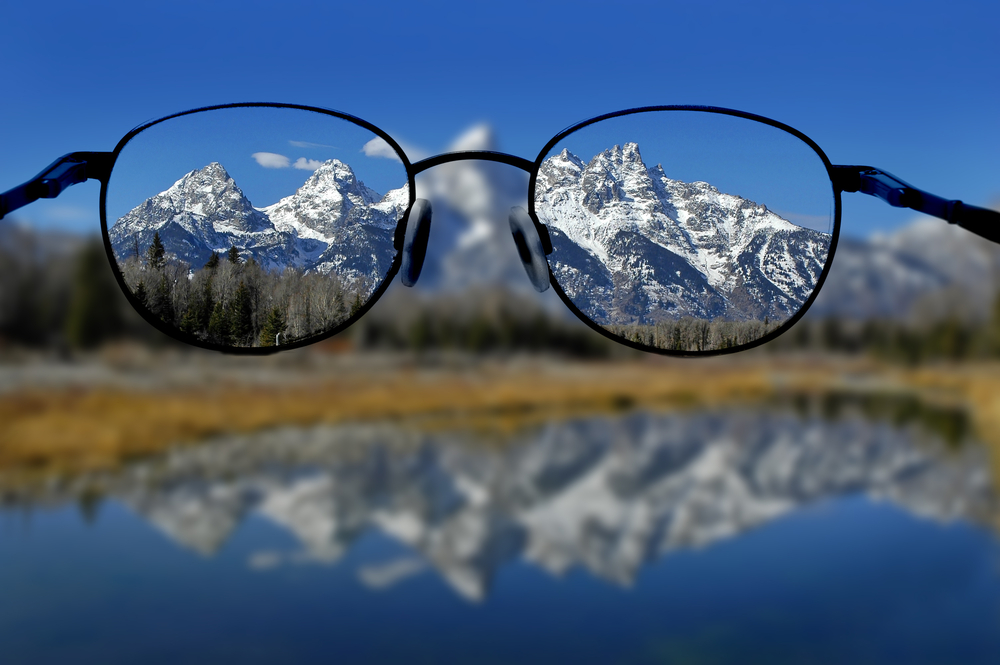
#> input picture Machine Learning/Lab2.1/input.jpg, 1000 x 665 px, given in place of silniy_kot.jpg, which was not available
$ python Main.py
#> lines starting #> are read from the running program, lines starting #| are printed output that depends on the picture; pictures that were not available may be replaced by others from this repository, and a replacement may not be noted
#> further down, img is the input picture: shape (665, 1000, 3); mean B, G, R 119.7, 92, 70.3
### Machine Learning/Lab1/ImageProcess.py
import cv2
import numpy as np
from scipy import ndimage


class ImageProcess:
    def __init__(self, cv_image):
        self.img = cv_image

    def save(self, path="result.jpg"):
        cv2.imwrite(path, self.img)

    def rotate(self, degrees=45):
        # always center
        self.img = ndimage.rotate(self.img, degrees)
        return self

    def translate(self, x=0, y=0):
#> called with x = 10, y = 30
        rows, cols = self.img.shape[:2]
#> rows = 665; cols = 1000

        M = np.float32([[1, 0, x], [0, 1, -y]])
        self.img = cv2.warpAffine(self.img, M, (cols, rows))
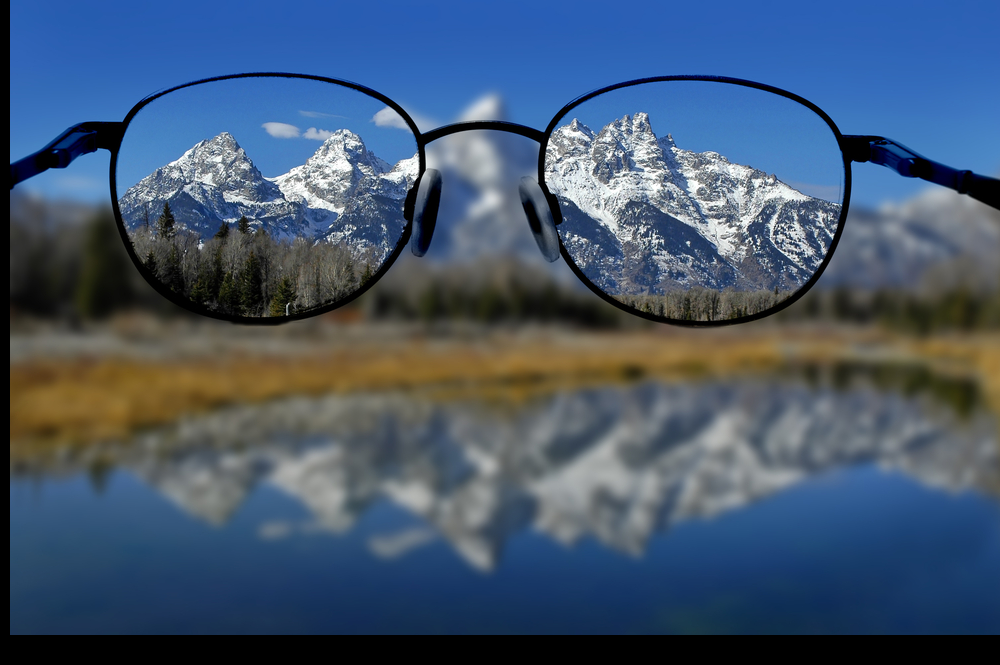
#> self.img: shape (665, 1000, 3); mean B, G, R 110.5, 86.9, 67.7
#> in rotate, `self.img = ndimage.rotate(self.img, degrees)`:
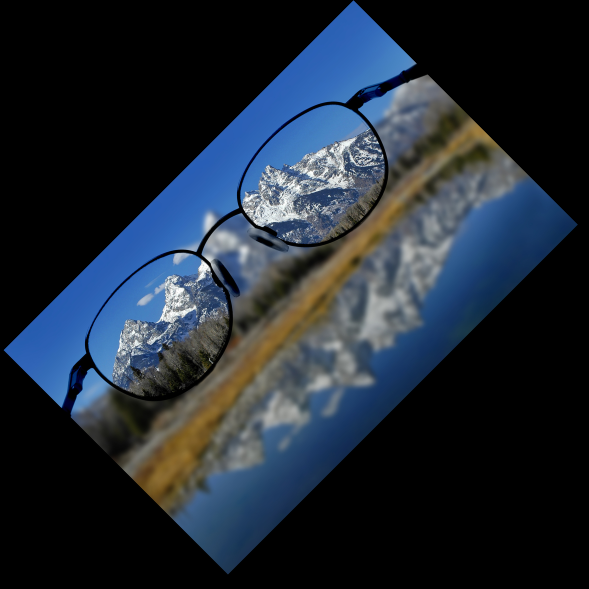
#> self.img: shape (1177, 1177, 3) (shown at 1/2 size); mean B, G, R 53, 41.7, 32.5
        return self

    def flip(self, over_x=False, over_y=False):
#> called with over_x = False, over_y = True
        if over_x:
            self.img = cv2.flip(self.img, 0)
        if over_y:
            self.img = cv2.flip(self.img, 1)
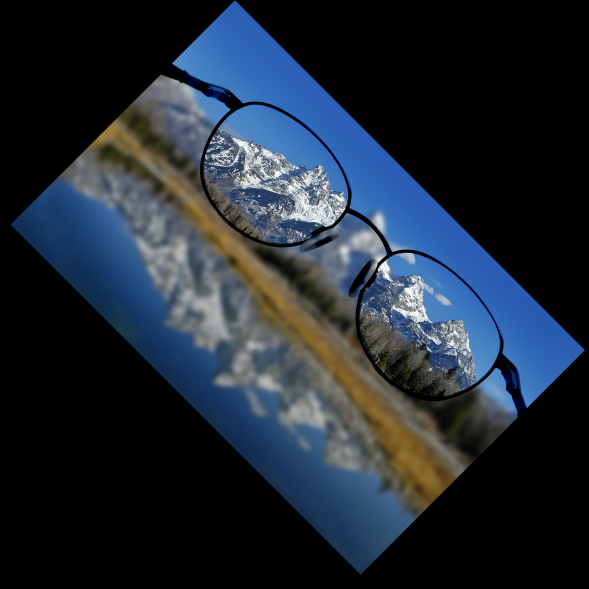
#> self.img: shape (1177, 1177, 3) (shown at 1/2 size); mean B, G, R 53, 41.7, 32.5

        return self

    def shrink(self, factor=1.0):
#> called with factor = 0.8
        self.img = cv2.resize(self.img, (0, 0), fx=factor, fy=factor)
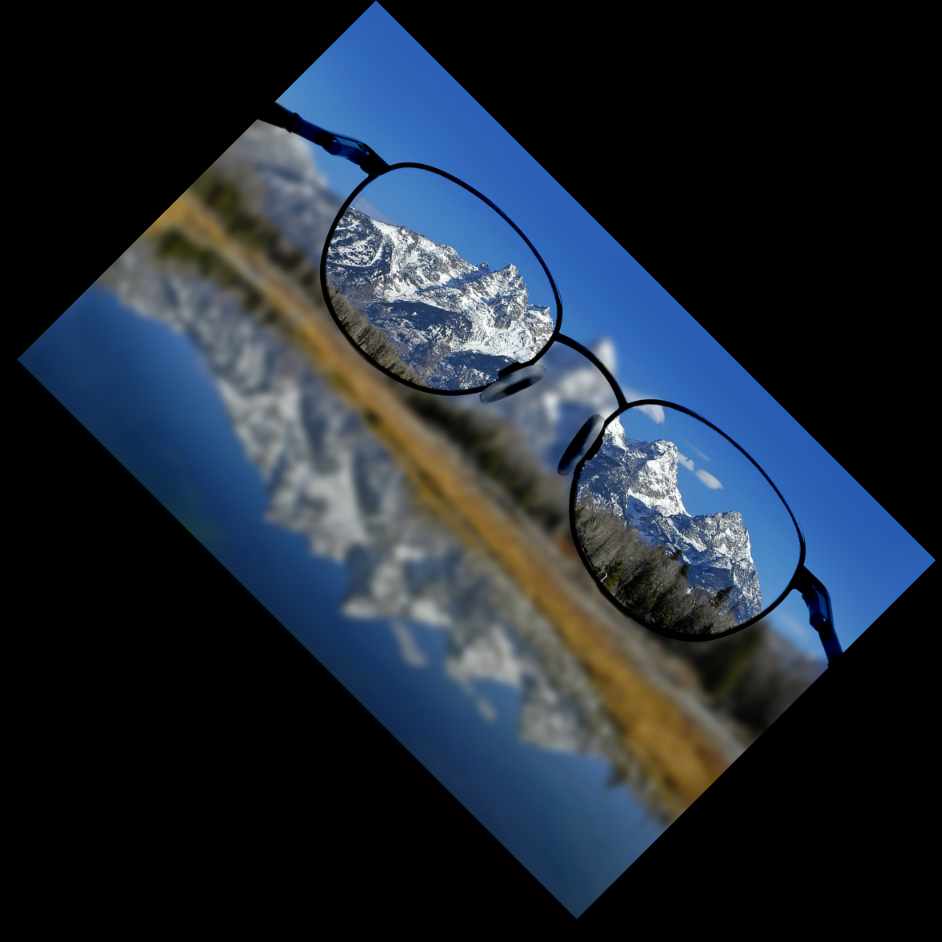
#> self.img: shape (942, 942, 3); mean B, G, R 52.9, 41.6, 32.4
        return self

### Machine Learning/Lab1/Main.py
import cv2

from Lab1.ImageProcess import ImageProcess

if __name__ == "__main__":
    img = cv2.imread('silniy_kot.jpg')

    new_image = ImageProcess(img) \
        .translate(x=10, y=30) \
        .rotate(degrees=45) \
        .flip(over_y=True) \
        .shrink(factor=0.8) \
        .save()
